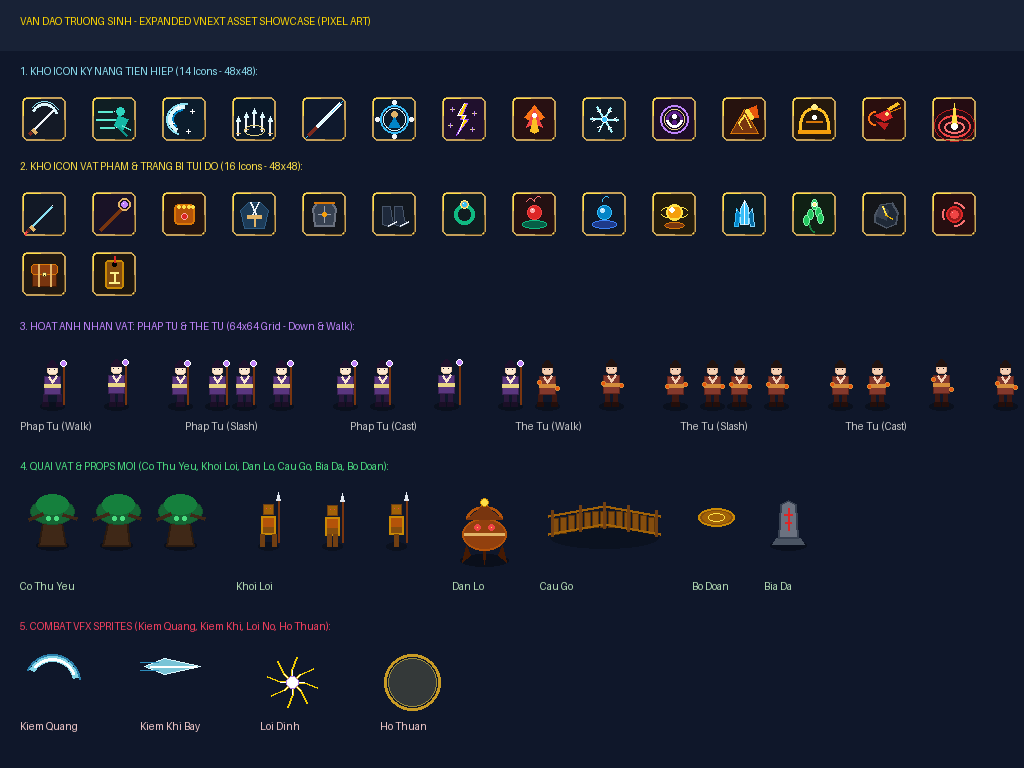
#> input picture art/vnext/qa/showcase_expanded_assets.png, 1024 x 768 px, given in place of npc_elder.png, which was not available
$ python export.py
#> lines starting #> are read from the running program, lines starting #| are printed output that depends on the picture
"""Deterministic Tiên/Ma art pack. Source portraits stay at native 192px detail."""
from __future__ import annotations

import json
import math
import random
import wave
from pathlib import Path

from PIL import Image, ImageDraw, ImageEnhance, ImageOps

ROOT = Path(__file__).resolve().parents[2]
HERE = Path(__file__).resolve().parent
ASSETS = ROOT / 'client/public/assets'
OUT = ASSETS / 'v160'
OUT.mkdir(parents=True, exist_ok=True)
ALIGNMENTS = ('immortal', 'demonic')
NPCS = ('elder', 'healer', 'guard', 'mentor', 'sect_master', 'sword_spirit',
        'rebel_cultivator', 'mountain_god', 'dan_ton', 'inner_voice',
        'covenant_arbiter', 'tower_keeper')
MOUNTS = ('mount_crane', 'mount_shadow_wolf', 'mount_fox', 'mount_turtle',
          'mount_stag', 'mount_underworld_horse')
WEAPONS = ('sword', 'staff', 'fists', 'spear', 'bow', 'axe')
EQUIPMENT = ('robe', 'armor', 'boots', 'ring')
PROPS = ('building_hall', 'building_herbalist', 'building_barracks', 'building_house',
         'prop_pine_tree', 'prop_broadleaf_tree', 'prop_ancient_rock',
         'prop_stone_lantern', 'prop_shrine', 'prop_sect_gate', 'prop_portal')
MAPS = ('map_thanh_khe', 'map_huyen_u_khe', 'map_thanh_khe_rung', 'map_thanh_van',
        'map_dan_ha', 'map_co_kiem_di_tich', 'map_u_minh_vuc', 'map_kinh_tam_canh',
        'map_long_mach_thien_son', 'map_thien_khe_dai', 'map_tran_yeu_thap')
TITLES = ('heir', 'wanderer', 'guardian', 'dragon', 'sovereign', 'ascendant')
COLORS = {
    'immortal': {'ink': (39, 86, 69, 255), 'light': (231, 211, 151, 255),
                 'deep': (27, 51, 60, 255), 'cloth': (110, 191, 164, 255)},
    'demonic': {'ink': (92, 30, 54, 255), 'light': (224, 127, 115, 255),
                'deep': (35, 20, 43, 255), 'cloth': (145, 64, 79, 255)},
}
manifest: dict[str, list] = {'npc': [], 'mount': [], 'weapon': [], 'equipment': [], 'boss': [],
                             'prop': [], 'map': [], 'title': [], 'cinematic': []}


def source(name: str) -> Image.Image:
#> called with name = 'vnext/npc_elder.png'
    return Image.open(ASSETS / name).convert('RGBA')


def save(image: Image.Image, name: str) -> str:
    image.save(OUT / name, optimize=True)
    return f'assets/v160/{name}'


def lineage_dye(image: Image.Image, alignment: str, strength: float) -> Image.Image:
    """Dye the original garment/material pixels while preserving painted values and alpha."""
    original = image.convert('RGBA')
    shaded = ImageOps.colorize(ImageOps.grayscale(original.convert('RGB')),
        black='#193d3d' if alignment == 'immortal' else '#251326',
        white='#e2d6ac' if alignment == 'immortal' else '#d28b83')
    dyed = Image.blend(original.convert('RGB'), shaded, strength).convert('RGBA')
    dyed.putalpha(original.getchannel('A'))
    return dyed


def branch(image: Image.Image, alignment: str, frame: tuple[int, int] | None = None,
           kind: str = 'person') -> Image.Image:
    """Paint physical faction signifiers on every frame, preserving source silhouette."""
    image = lineage_dye(image, alignment, .23 if alignment == 'immortal' else .38)
    fw, fh = frame or image.size
    colors = COLORS[alignment]
    for index in range(image.width // fw):
        x = index * fw
        layer = Image.new('RGBA', image.size)
        d = ImageDraw.Draw(layer)
        cx = x + fw // 2
        if kind == 'person':
            scale = fh / 64
            y = int(fh * .24)
            if alignment == 'immortal':
                d.polygon([(cx-10*scale,y+7*scale),(cx,y-5*scale),
                           (cx+10*scale,y+7*scale),(cx,y+5*scale)], fill=colors['light'])
                d.line([(cx-13*scale,y+30*scale),(cx-3*scale,y+33*scale),
                        (cx+10*scale,y+28*scale)], fill=colors['cloth'], width=max(2,int(2*scale)))
                d.arc((cx-21*scale,y-15*scale,cx+21*scale,y+27*scale),205,318,
                      fill=colors['light'],width=max(1,int(2*scale)))
            else:
                d.polygon([(cx-12*scale,y+8*scale),(cx-8*scale,y-10*scale),
                           (cx-2*scale,y+5*scale),(cx+2*scale,y+5*scale),
                           (cx+8*scale,y-10*scale),(cx+12*scale,y+8*scale)], fill=colors['deep'])
                d.line([(cx-13*scale,y+29*scale),(cx,y+35*scale),
                        (cx+13*scale,y+29*scale)], fill=colors['light'],width=max(2,int(2*scale)))
                d.polygon([(cx-15*scale,y+23*scale),(cx-8*scale,y+27*scale),
                           (cx-13*scale,y+35*scale)],fill=colors['cloth'])
        elif kind in ('mount', 'boss'):
            y = int(fh * (.38 if kind == 'mount' else .30))
            unit = fh / 96
            if alignment == 'immortal':
                d.polygon([(cx-24*unit,y),(cx,y-8*unit),(cx+23*unit,y+2*unit),
                           (cx+14*unit,y+10*unit),(cx-19*unit,y+10*unit)],fill=colors['ink'])
                d.line([(cx-23*unit,y),(cx,y-8*unit),(cx+22*unit,y+2*unit)],
                       fill=colors['light'],width=max(2,int(3*unit)))
                for off in (-13,0,13):
                    d.line([(cx+off*unit,y+10*unit),(cx+(off-4)*unit,y+19*unit)],
                           fill=colors['light'],width=max(1,int(2*unit)))
            else:
                d.polygon([(cx-25*unit,y+3*unit),(cx-16*unit,y-12*unit),
                           (cx-9*unit,y+3*unit),(cx+14*unit,y-14*unit),
                           (cx+25*unit,y+7*unit),(cx,y+14*unit)],fill=colors['deep'])
                d.line([(cx-25*unit,y+3*unit),(cx,y+14*unit),(cx+25*unit,y+7*unit)],
                       fill=colors['light'],width=max(2,int(3*unit)))
                d.polygon([(cx-22*unit,y+13*unit),(cx-12*unit,y+25*unit),
                           (cx-4*unit,y+12*unit)],fill=colors['cloth'])
        elif kind == 'weapon':
            r = max(4, round(fh * .13))
            d.line([(cx-r*2,fh*.71),(cx+r*2,fh*.25)],fill=colors['light'],width=max(2,round(fh*.035)))
            if alignment == 'immortal':
                d.polygon([(cx+r,fh*.25),(cx+r*2,fh*.15),(cx+r*2,fh*.30)],fill=colors['cloth'])
                d.arc((cx-r*1.7,fh*.23,cx+r*1.7,fh*.56),155,280,fill=colors['ink'],width=max(2,round(fh*.025)))
            else:
                d.polygon([(cx+r,fh*.21),(cx+r*1.5,fh*.07),(cx+r*2.4,fh*.2),
                           (cx+r*2,fh*.31)],fill=colors['cloth'])
                d.line([(cx-r*1.6,fh*.68),(cx-r*.7,fh*.54)],fill=colors['ink'],width=max(2,round(fh*.04)))
        elif kind == 'equipment':
            unit=fh/64
            if alignment=='immortal':
                d.arc((cx-15*unit,fh*.21,cx+15*unit,fh*.68),180,350,
                      fill=colors['light'],width=max(2,round(2*unit)))
                d.polygon([(cx,fh*.25),(cx+5*unit,fh*.36),(cx,fh*.49),(cx-5*unit,fh*.36)],
                          fill=colors['cloth'])
                d.line([(cx-10*unit,fh*.72),(cx+10*unit,fh*.72)],
                       fill=colors['ink'],width=max(2,round(2*unit)))
            else:
                d.polygon([(cx-13*unit,fh*.26),(cx-5*unit,fh*.13),(cx,fh*.29),
                           (cx+5*unit,fh*.13),(cx+13*unit,fh*.26),(cx,fh*.57)],
                          outline=colors['light'],width=max(2,round(2*unit)))
                d.polygon([(cx,fh*.30),(cx+6*unit,fh*.43),(cx,fh*.54),(cx-6*unit,fh*.43)],
                          fill=colors['cloth'])
                d.line([(cx-10*unit,fh*.72),(cx+10*unit,fh*.72)],
                       fill=colors['ink'],width=max(2,round(2*unit)))
        image = Image.alpha_composite(image, layer)
    return image


def avatar(image: Image.Image, alignment: str, kind: str) -> Image.Image:
    # All portraits start from original 192px illustration, never enlarged 64px sprites.
    image = lineage_dye(image, alignment, .16 if alignment == 'immortal' else .29) if kind in ('person','mount','boss') else image.copy()
    palette = COLORS[alignment]
    overlay = Image.new('RGBA',(192,192))
    d = ImageDraw.Draw(overlay)
    if alignment == 'immortal':
        d.arc((15,8,177,177),190,348,fill=palette['light'],width=5)
        d.arc((22,15,170,170),30,150,fill=palette['cloth'],width=3)
        d.polygon([(96,7),(104,18),(96,29),(88,18)],fill=palette['light'])
        d.line([(20,150),(55,166),(96,175),(137,166),(172,150)],fill=palette['ink'],width=5)
    else:
        d.line([(18,158),(45,173),(96,183),(147,173),(174,158)],fill=palette['light'],width=5)
        d.polygon([(24,32),(37,4),(54,30),(96,15),(138,30),(155,4),(168,32)],fill=palette['deep'])
        d.line([(24,32),(37,4),(54,30),(96,15),(138,30),(155,4),(168,32)],fill=palette['light'],width=4)
        d.polygon([(90,12),(96,2),(102,12),(96,24)],fill=palette['light'])
    if kind == 'mount':
        d.line([(25,145),(96,162),(167,145)],fill=palette['cloth'],width=8)
    return Image.alpha_composite(image,overlay)


def make_npcs() -> None:
    for name in NPCS:
        key = 'npc_' + name
        old = name in NPCS[:4]
        sprite = source(f'{"vnext" if old else "v110"}/{key}.png')
        gestures = source(f'v120/{key}_idle_greet_speak_react.png') if not old else None
        face = source(f'v120/avatar_{key}.png')
#> call 2 of source, with name = 'v120/avatar_npc_elder.png'
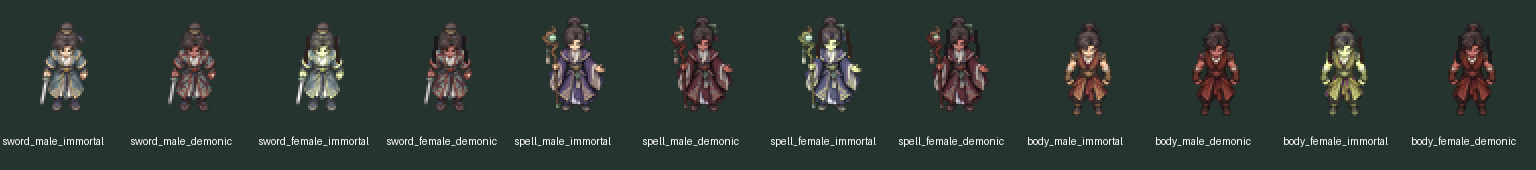
#> input picture art/vnext/qa/v104-identities.png, 1536 x 170 px, given in place of avatar_npc_elder.png, which was not available
        for alignment in ALIGNMENTS:
            entry = {'id':key,'alignment':alignment,
                     'sprite':save(branch(sprite,alignment,(64,64)),f'{key}_{alignment}.png'),
                     'avatar':save(avatar(face,alignment,'person'),f'avatar_{key}_{alignment}.png')}
            if gestures:
                entry['gestures'] = save(branch(gestures,alignment,(64,64)),f'{key}_gestures_{alignment}.png')
            manifest['npc'].append(entry)
#> this loop made 1 pass
#> pass 1, in lineage_dye, `shaded = ImageOps.colorize(ImageOps.grayscale(original.convert('RGB'))..`:
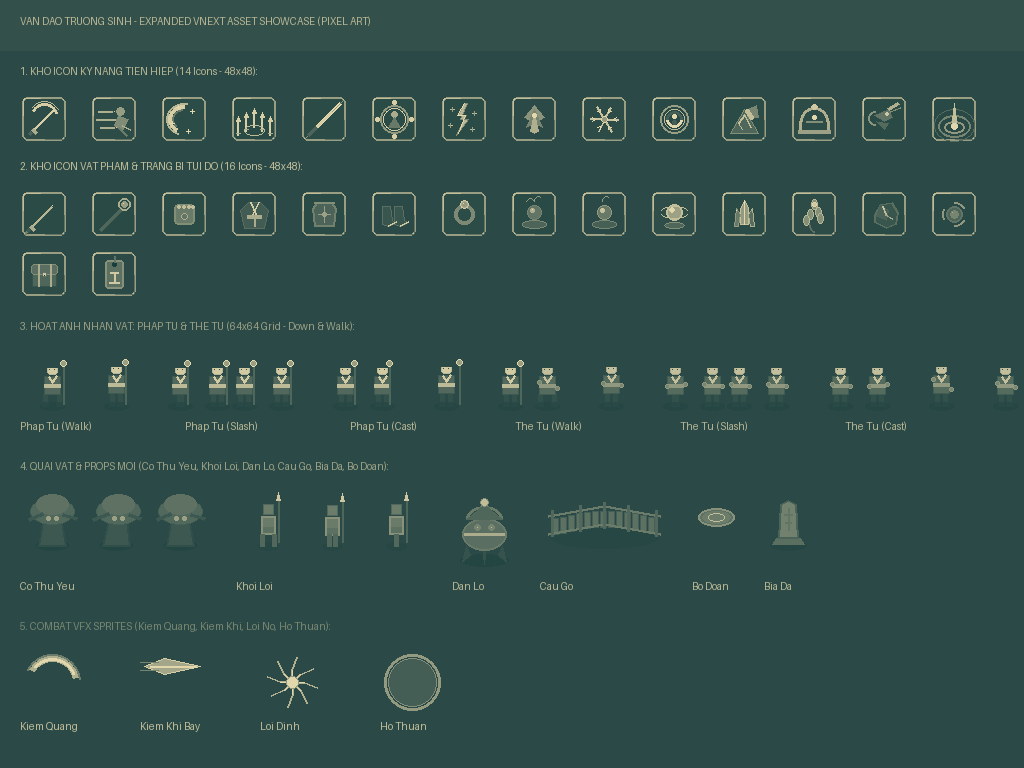
#> shaded: PIL image 1024x768 RGB; mean R, G, B 49, 78.6, 74.2
#> pass 1, in save, `image.save(OUT / name, optimize=True)`:
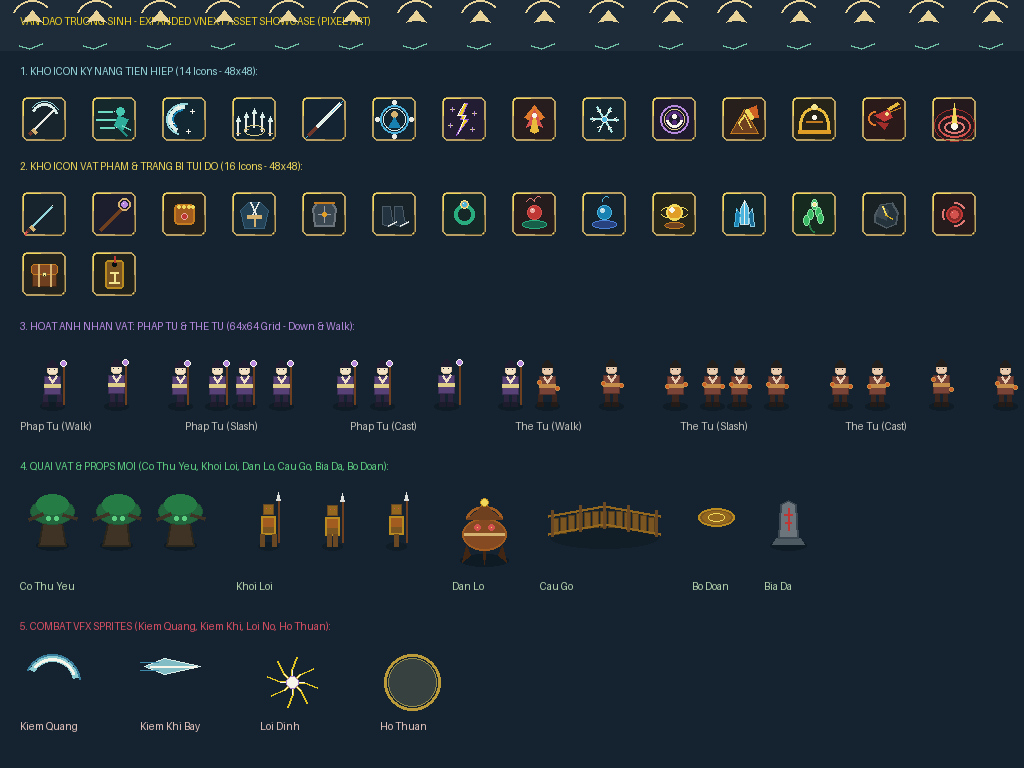
#> saved as npc_elder_immortal.png: PIL image 1024x768 RGBA; mean R, G, B, A 30.8, 41.6, 51.6, 255
#> pass 1, in lineage_dye (call 2), `shaded = ImageOps.colorize(ImageOps.grayscale(original.convert('RGB'))..`:
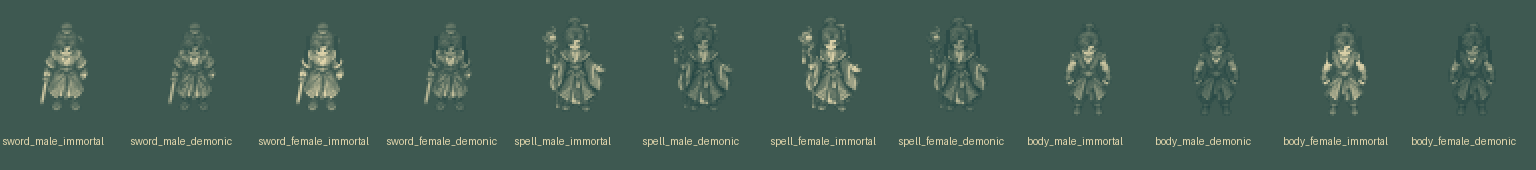
#> shaded: PIL image 1536x170 RGB; mean R, G, B 67.7, 93.4, 84.2


# [283 lines left out: functions make_mounts, make_bosses, make_weapons, make_equipment, make_props, make_maps and 5 more, not called in this run]


if __name__=='__main__':
#> (the run stopped early here; a loop or call above may not have finished)
